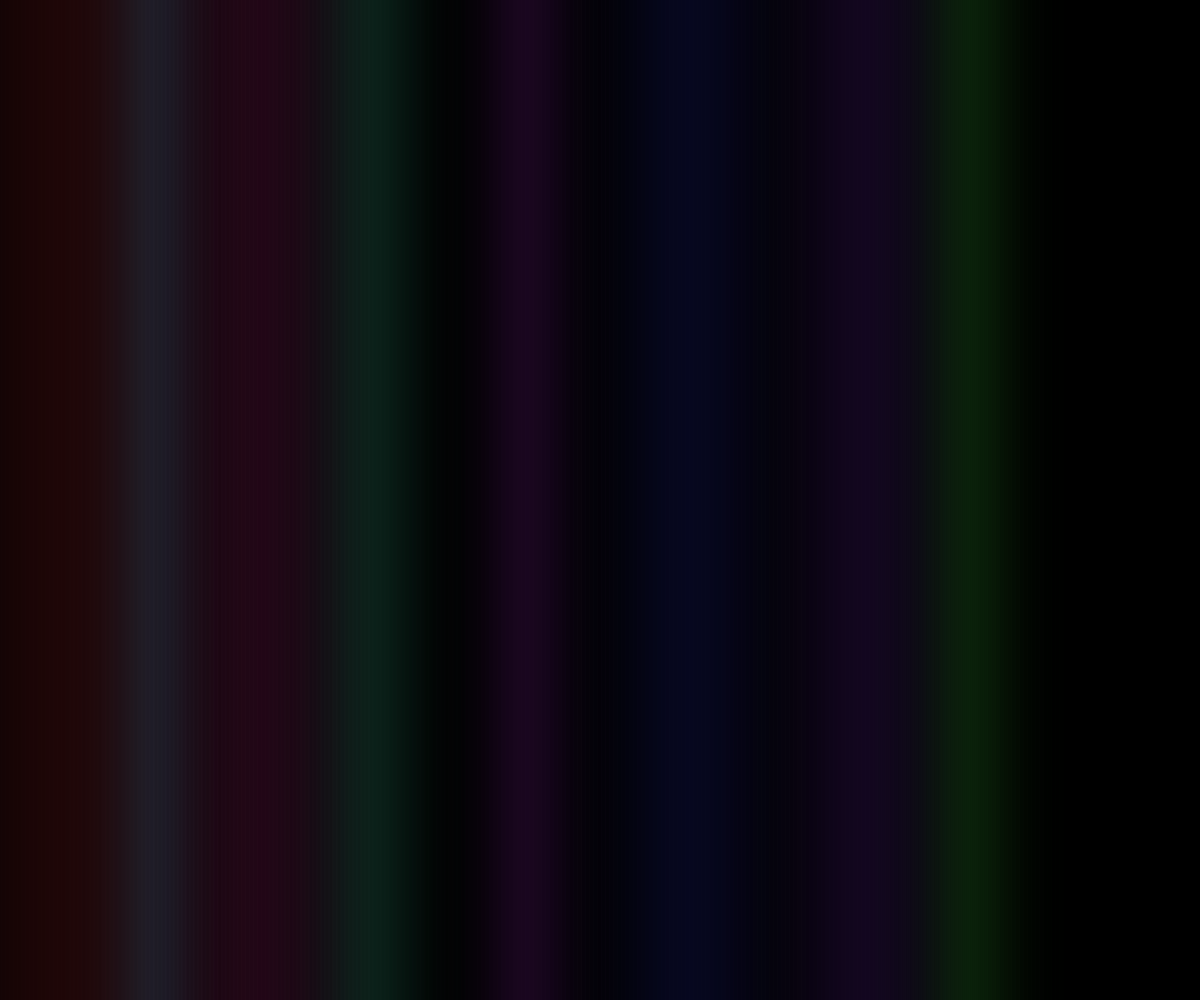
Frame 1 (no input)
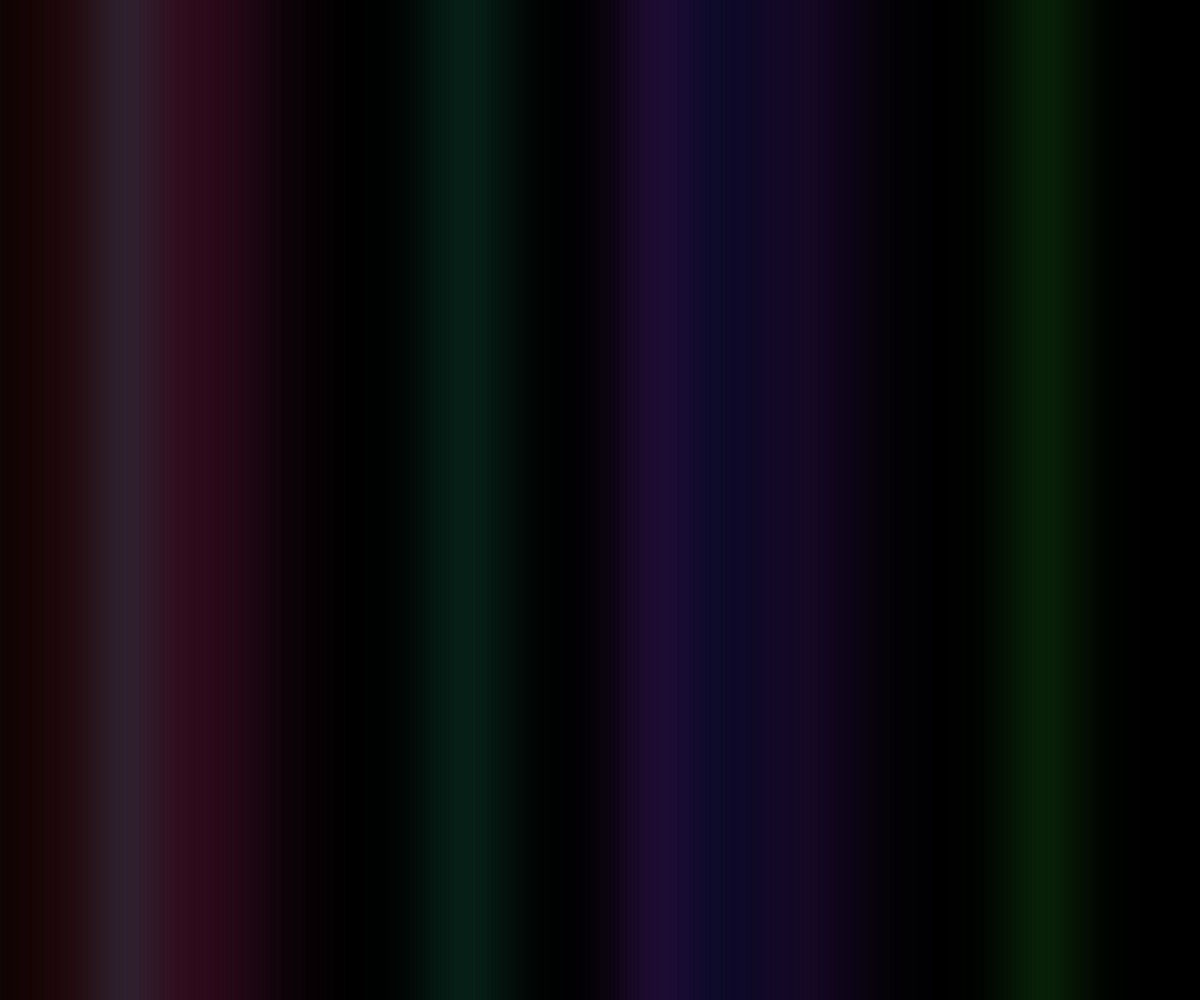
Frame 60 (no input)
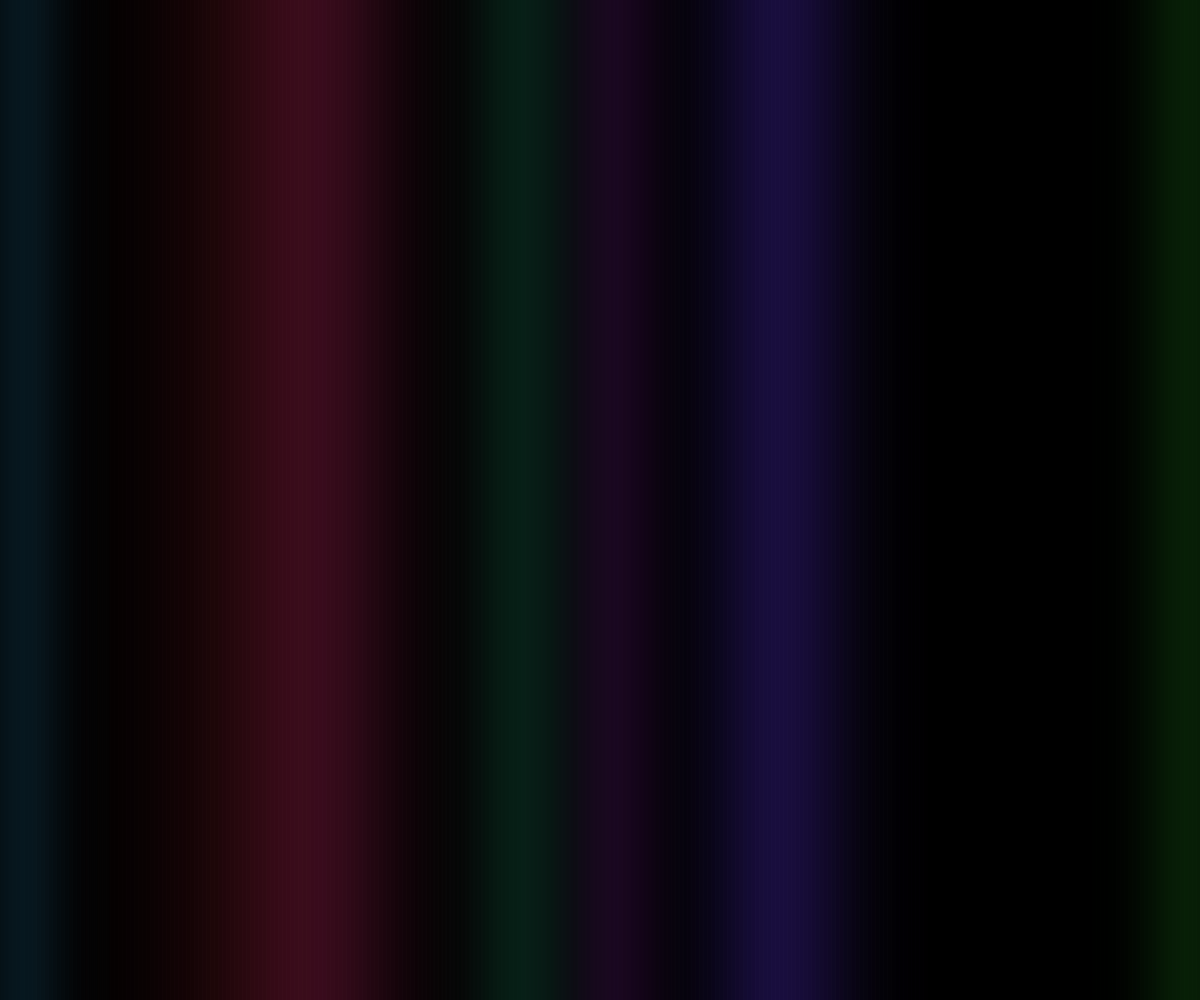
Frame 120 (the mouse pressed at the canvas centre since frame 60)

The p5.js sketch that drew these frames (run headless with seeded random() and noise() and a simulated clock; from frame 60 on, the mouse is pressed at the canvas centre):

// p5.js sketch
// ── sketch.js
// ...existing code...
let lights = [];
let separationStart = 3000;      // ms after sketch start when separation begins
let separationDuration = 2000;   // ms for separation easing
let sketchStart;
let separationEnabled = true;    // automatic separation after separationStart

function setup() {
  createCanvas(windowWidth, windowHeight);
  colorMode(HSB, 360, 100, 100, 1);
  noStroke();

  // create a few vertical "lights"
  lights = [];
  for (let i = 0; i < 8; i++) {
    lights.push({
      x: random(width),
      speed: random(-1.2, 1.2),
      hue: random(0, 360),
      w: random(80, 260),
      drift: random(0.002, 0.01),
      t: random(1000),
      segments: floor(random(3, 7)),  // how many separated strips each light becomes
      segOffset: random(TWO_PI),      // phase offset for per-segment motion
      segSpread: random(20, 80)       // how far segments can spread apart
    });
  }

  sketchStart = millis();
}

function draw() {
  background(0);            // full-window black canvas
  blendMode(ADD);          // additive blending for glow

  // compute separation progress (0..1)
  let elapsed = millis() - sketchStart;
  let sepProgress = 0;
  if (separationEnabled) {
    sepProgress = constrain((elapsed - separationStart) / separationDuration, 0, 1);
  }

  for (let l of lights) {
    l.x += l.speed;
    l.t += l.drift;
    // wrap
    if (l.x < -l.w) l.x = width + l.w;
    if (l.x > width + l.w) l.x = -l.w;
    // slight horizontal wobble for movement variety
    let baseCx = l.x + sin(l.t * TWO_PI) * 60;

    // draw as separated segments when sepProgress > 0
    drawSeparatedVerticalLight(baseCx, l.w, l.hue, l, sepProgress);
  }

  blendMode(BLEND);
}

// Draw a vertical light that can split into multiple separated columns.
// When sepProgress==0 it draws a single soft column; when >0 it eases into many strips.
function drawSeparatedVerticalLight(cx, w, hue, l, sepProgress) {
  // parameters
  let slice = 4;
  let globalAlpha = 0.12;
  let sigma = w * 0.35;

  // If no separation, draw the original soft column
  if (sepProgress <= 0.001 || l.segments <= 1) {
    for (let dx = -w; dx <= w; dx += slice) {
      let a = Math.exp(- (dx * dx) / (2 * sigma * sigma));
      fill(hue, 80, 100, a * globalAlpha);
      rect(cx + dx - slice / 2, 0, slice, height);
    }
    return;
  }

  // When separating: compute per-segment centers and draw narrower gaussian columns
  let segCount = l.segments;
  let segBaseWidth = (w * 1.0) / segCount;          // base width per segment
  let segDrawWidth = segBaseWidth * 0.9;            // actual drawn width per segment
  let spread = l.segSpread * sepProgress;           // how far segments move apart
  let ease = easeOutQuad(sepProgress);

  for (let s = 0; s < segCount; s++) {
    // normalized index -1..1 across the light's original width
    let norm = map(s, 0, segCount - 1, -0.5, 0.5);
    // segment center moves from within the original column to spread apart
    // add a small per-segment wobble for liveliness
    let wobble = sin(l.t * TWO_PI + l.segOffset + s * 0.6) * 18 * ease;
    let segCenter = cx + norm * (w) + norm * spread * 2 + wobble;

    // draw gaussian-like vertical column for this segment
    let segSigma = segDrawWidth * 0.4;
    for (let dx = -segDrawWidth; dx <= segDrawWidth; dx += slice) {
      let a = Math.exp(- (dx * dx) / (2 * segSigma * segSigma));
      // reduce alpha slightly so overlapping adds up nicely
      fill(hue, 80, 100, a * globalAlpha);
      rect(segCenter + dx - slice / 2, 0, slice, height);
    }
  }
}

function easeOutQuad(t) {
  return t * (2 - t);
}

function keyPressed() {
  // toggle separation with 's' key (useful for testing)
  if (key === 's' || key === 'S') {
    separationEnabled = !separationEnabled;
    // restart timer so toggle visually restarts the animate-in
    sketchStart = millis();
  }
}

function windowResized() {
  resizeCanvas(windowWidth, windowHeight);
}
// ...existing code...
